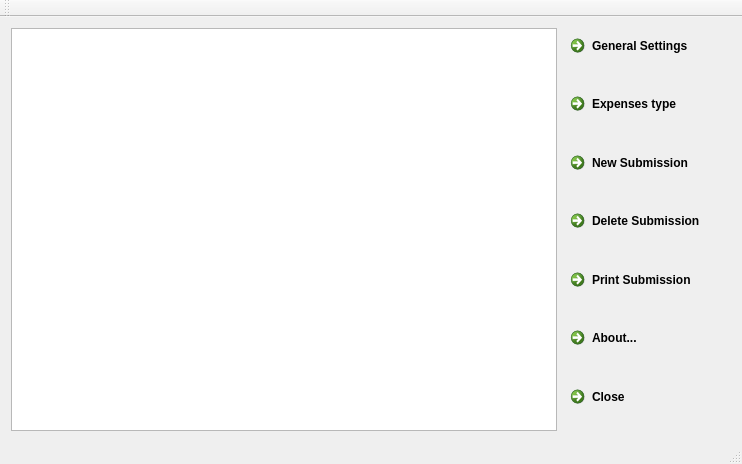
<?xml version="1.0" encoding="UTF-8"?>
<ui version="4.0">
 <class>MainWindow</class>
 <widget class="QMainWindow" name="MainWindow">
  <property name="geometry">
   <rect>
    <x>0</x>
    <y>0</y>
    <width>742</width>
    <height>464</height>
   </rect>
  </property>
  <property name="windowTitle">
   <string>MainWindow</string>
  </property>
  <widget class="QWidget" name="centralWidget">
   <layout class="QHBoxLayout" name="horizontalLayout">
    <item>
     <widget class="QTableView" name="tblMain"/>
    </item>
    <item>
     <layout class="QVBoxLayout" name="verticalLayout">
      <item>
       <widget class="QCommandLinkButton" name="bnSettings">
        <property name="text">
         <string>General Settings</string>
        </property>
        <property name="icon">
         <iconset resource="resource.qrc">
          <normaloff>:/img/GEAR</normaloff>:/img/GEAR</iconset>
        </property>
        <property name="iconSize">
         <size>
          <width>24</width>
          <height>24</height>
         </size>
        </property>
        <property name="description">
         <string/>
        </property>
       </widget>
      </item>
      <item>
       <widget class="QCommandLinkButton" name="bnExpType">
        <property name="text">
         <string>Expenses type</string>
        </property>
        <property name="icon">
         <iconset resource="resource.qrc">
          <normaloff>:/img/TYPENEW</normaloff>:/img/TYPENEW</iconset>
        </property>
        <property name="iconSize">
         <size>
          <width>24</width>
          <height>24</height>
         </size>
        </property>
       </widget>
      </item>
      <item>
       <widget class="QCommandLinkButton" name="bnNewSubmission">
        <property name="text">
         <string>New Submission</string>
        </property>
        <property name="icon">
         <iconset resource="resource.qrc">
          <normaloff>:/img/ADDNEW</normaloff>:/img/ADDNEW</iconset>
        </property>
        <property name="iconSize">
         <size>
          <width>24</width>
          <height>24</height>
         </size>
        </property>
       </widget>
      </item>
      <item>
       <widget class="QCommandLinkButton" name="bnDelSubmission">
        <property name="text">
         <string>Delete Submission</string>
        </property>
        <property name="icon">
         <iconset resource="resource.qrc">
          <normaloff>:/img/DELETE</normaloff>:/img/DELETE</iconset>
        </property>
        <property name="iconSize">
         <size>
          <width>24</width>
          <height>24</height>
         </size>
        </property>
       </widget>
      </item>
      <item>
       <widget class="QCommandLinkButton" name="bnPrintSubmission">
        <property name="text">
         <string>Print Submission</string>
        </property>
        <property name="icon">
         <iconset resource="resource.qrc">
          <normaloff>:/img/PRINT</normaloff>:/img/PRINT</iconset>
        </property>
        <property name="iconSize">
         <size>
          <width>24</width>
          <height>24</height>
         </size>
        </property>
       </widget>
      </item>
      <item>
       <widget class="QCommandLinkButton" name="bnAbout">
        <property name="text">
         <string>About...</string>
        </property>
        <property name="icon">
         <iconset resource="resource.qrc">
          <normaloff>:/img/EXCLAIM</normaloff>:/img/EXCLAIM</iconset>
        </property>
        <property name="iconSize">
         <size>
          <width>24</width>
          <height>24</height>
         </size>
        </property>
       </widget>
      </item>
      <item>
       <widget class="QCommandLinkButton" name="bnClose">
        <property name="text">
         <string>Close</string>
        </property>
        <property name="icon">
         <iconset resource="resource.qrc">
          <normaloff>:/img/SHUTDOWN</normaloff>:/img/SHUTDOWN</iconset>
        </property>
        <property name="iconSize">
         <size>
          <width>24</width>
          <height>24</height>
         </size>
        </property>
       </widget>
      </item>
     </layout>
    </item>
   </layout>
  </widget>
  <widget class="QMenuBar" name="menuBar">
   <property name="geometry">
    <rect>
     <x>0</x>
     <y>0</y>
     <width>742</width>
     <height>21</height>
    </rect>
   </property>
  </widget>
  <widget class="QToolBar" name="mainToolBar">
   <attribute name="toolBarArea">
    <enum>TopToolBarArea</enum>
   </attribute>
   <attribute name="toolBarBreak">
    <bool>false</bool>
   </attribute>
  </widget>
  <widget class="QStatusBar" name="statusBar"/>
  <action name="action_Submission">
   <property name="text">
    <string>&amp;Submission</string>
   </property>
  </action>
  <action name="actionE_xit">
   <property name="text">
    <string>E&amp;xit</string>
   </property>
  </action>
  <action name="actionExpense_Type">
   <property name="text">
    <string>Expense &amp;Type</string>
   </property>
  </action>
  <action name="actionUser_Profile">
   <property name="text">
    <string>User &amp;Profile</string>
   </property>
  </action>
 </widget>
 <layoutdefault spacing="6" margin="11"/>
 <resources>
  <include location="resource.qrc"/>
 </resources>
 <connections/>
</ui>
